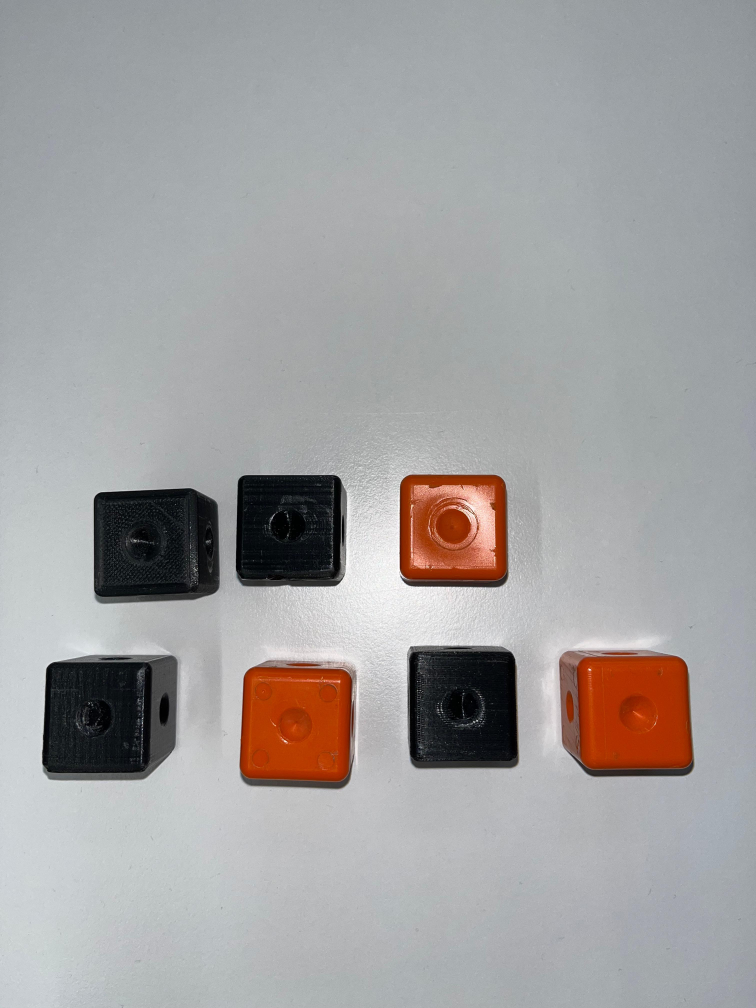
#> input picture AngleDetection/images/test1.jpg, 3024 x 4032 px, found by its file name (shown at 1/4 size)
$ python Contour2.py
#> lines starting #> are read from the running program, lines starting #| are printed output that depends on the picture; after the words box and inside, x2 and y2 are one past the last pixel; in counts of white or black regions, pixels touching at a corner belong together
import cv2
import numpy as np

# Read the image
image = cv2.imread(r'images\test1.jpg')
#> image is the input picture: shape (4032, 3024, 3); mean B, G, R 160.2, 160.3, 162.2
image = cv2.resize(image, (0, 0), fx=2, fy=2)  # Resize by 15% in both dimensions

# Convert the image to grayscale format
img_gray = cv2.cvtColor(image, cv2.COLOR_BGR2GRAY)
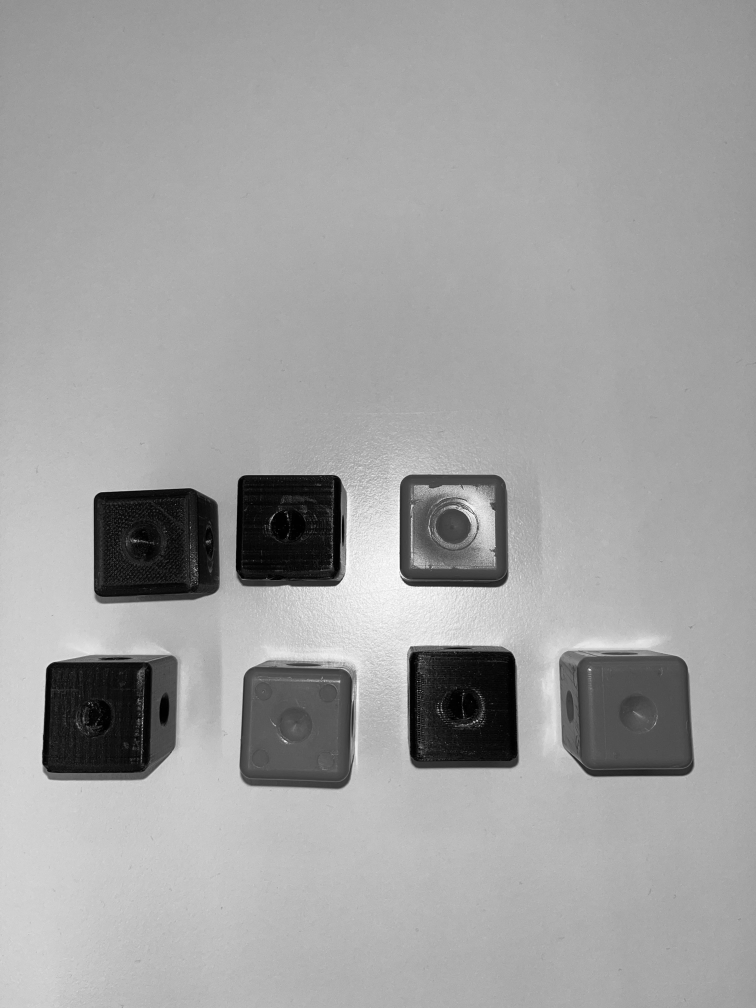
#> img_gray: shape (8064, 6048) (shown at 1/8 size); min 0, max 255, mean 160.8

# Apply binary thresholding
ret, thresh = cv2.threshold(img_gray, 120, 255, cv2.THRESH_BINARY)
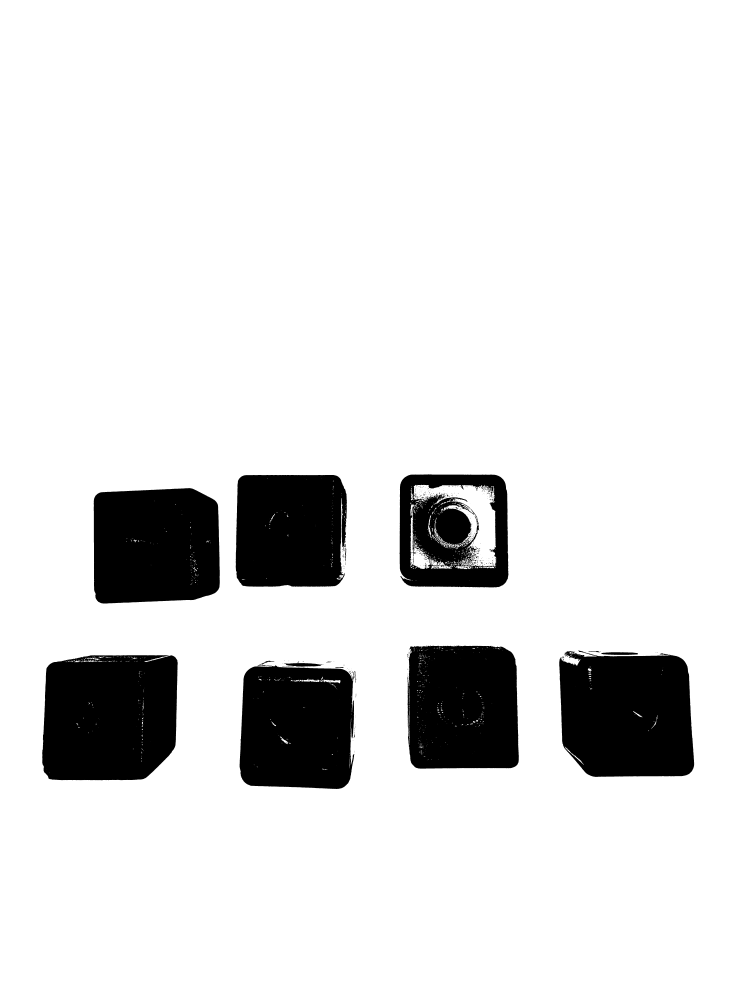
#> thresh: shape (8064, 6048) (shown at 1/8 size); 88.1% white; 611 black regions (468 under 20 px), largest, box (x1, y1, x2, y2) and area: (337, 5242, 1422, 6242) 998832, (4474, 5204, 5553, 6215) 962502, (750, 3905, 1758, 4828) 869306

# Invert the thresholded image to ensure objects are white on a black background
thresh = cv2.bitwise_not(thresh)
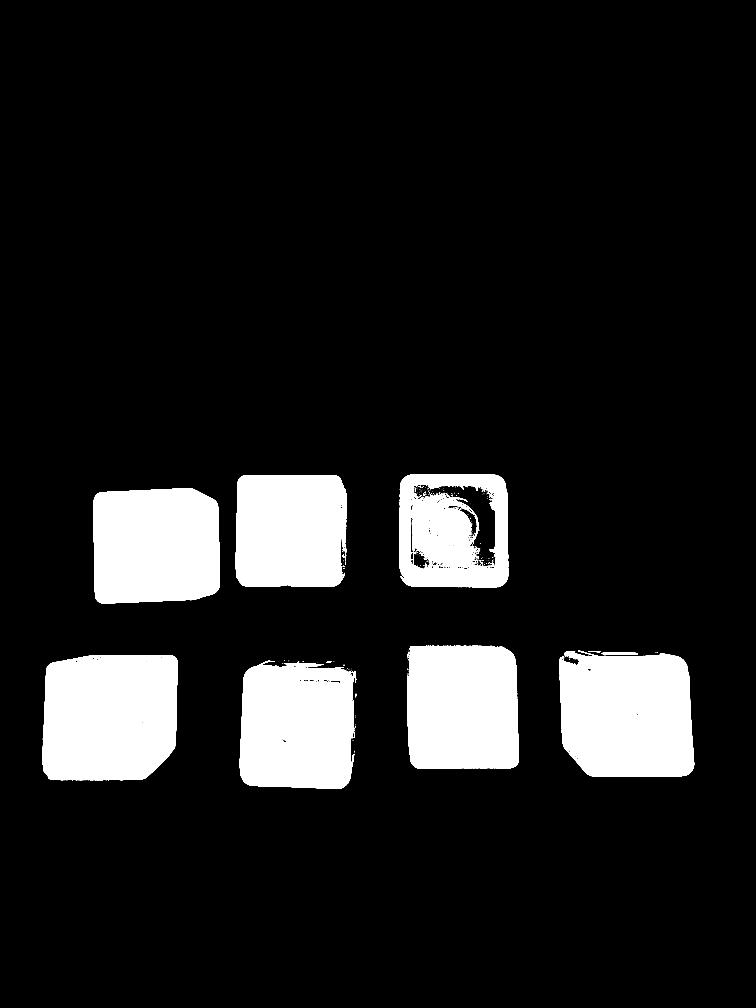
#> thresh: shape (8064, 6048) (shown at 1/8 size); 11.9% white; 611 white regions (468 under 20 px)

# Find contours
contours, hierarchy = cv2.findContours(thresh, cv2.RETR_EXTERNAL, cv2.CHAIN_APPROX_SIMPLE)
#> contours = 143 contours, 109 with area under 20; largest, box (x1, y1, x2, y2) and area: (337, 5242, 1422, 6242) 1002570, (4474, 5204, 5553, 6215) 964416, (750, 3905, 1758, 4828) 869588, (3259, 5165, 4151, 6149) 839406, (1917, 5323, 2834, 6312) 835466

# Create a new image to draw rectangles
rect_image = np.zeros_like(image)

# Draw rectangles around each contour
for contour in contours:
    # Get the minimum area bounding rectangle
    rect = cv2.minAreaRect(contour)
    box = cv2.boxPoints(rect)
    box = np.int0(box)
    # Draw the rectangle on the new image
    cv2.drawContours(rect_image, [box], 0, (255, 255, 255), -1)  # White rectangles
#> this loop made 143 passes
#> (rect, box) on passes 5, 6, 9, 14, 15, 17: (((2836.7, 5877.9), (44.03, 5.83), -82.87), [[2836, 5900], [2831, 5899], [2836, 5855], [2842, 5856]]), (((2838.5, 5846), (6, 1), -90), [[2839, 5849], [2838, 5849], [2838, 5843], [2839, 5843]]), (((2839.5, 5815), (14, 1), -90), [[2840, 5822], [2839, 5822], [2839, 5808], [2840, 5808]]), (((2846.3, 5578.6), (0.894, 3.13), -26.57), [[2846, 5580], [2845, 5577], [2846, 5577], [2847, 5579]]), (((2847.4, 5562), (26.07, 1.9), -87.27), [[2847, 5575], [2845, 5574], [2847, 5548], [2848, 5549]]), (((2842.4, 5442.5), (35.01, 4), -87.88), [[2843, 5460], [2839, 5459], [2841, 5424], [2845, 5425]])
#> (contour, rect, box) on passes 1 to 4: ([[2834, 6018], [2834, 6022]], ((2834, 6020), (4, 0), -90), [[2834, 6022], [2834, 6022], [2834, 6018], [2834, 6018]]), ([[2834, 6006], [2834, 6015]], ((2834, 6010.5), (9, 0), -90), [[2834, 6015], [2834, 6015], [2834, 6006], [2834, 6006]]), ([[2822, 5920], [2822, 5921], [2825, 5921], [2825, 5920]], ((2823.5, 5920.5), (1, 3), -90), [[2825, 5921], [2822, 5921], [2822, 5920], [2825, 5920]]), ([[2830, 5898], [2830, 5903], [2831, 5903], [2831, 5898]], ((2830.5, 5900.5), (5, 1), -90), [[2831, 5903], [2830, 5903], [2830, 5898], [2831, 5898]])

# Resize the image for visualization
resized_image = cv2.resize(rect_image, (0, 0), fx=0.15, fy=0.15)  # Resize by 15% in both dimensions
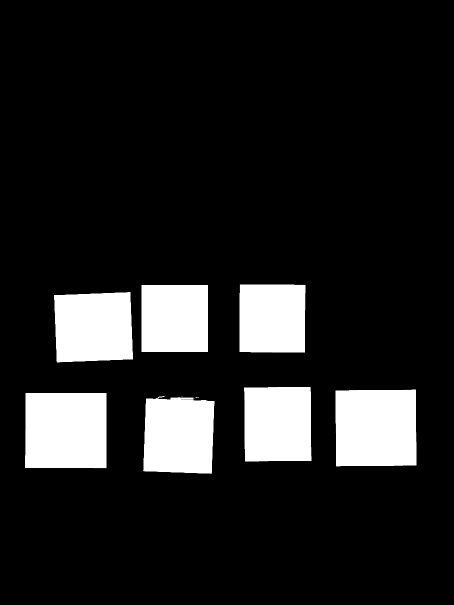
#> resized_image: shape (1210, 907, 3) (shown at 1/2 size); min 0, max 255, mean 33.6

# Display the result
cv2.imshow('Rectangles Image', resized_image)
cv2.waitKey(0)
cv2.destroyAllWindows()

$ run again, with AngleDetection/images/test2.jpg copied over AngleDetection/images/test1.jpg
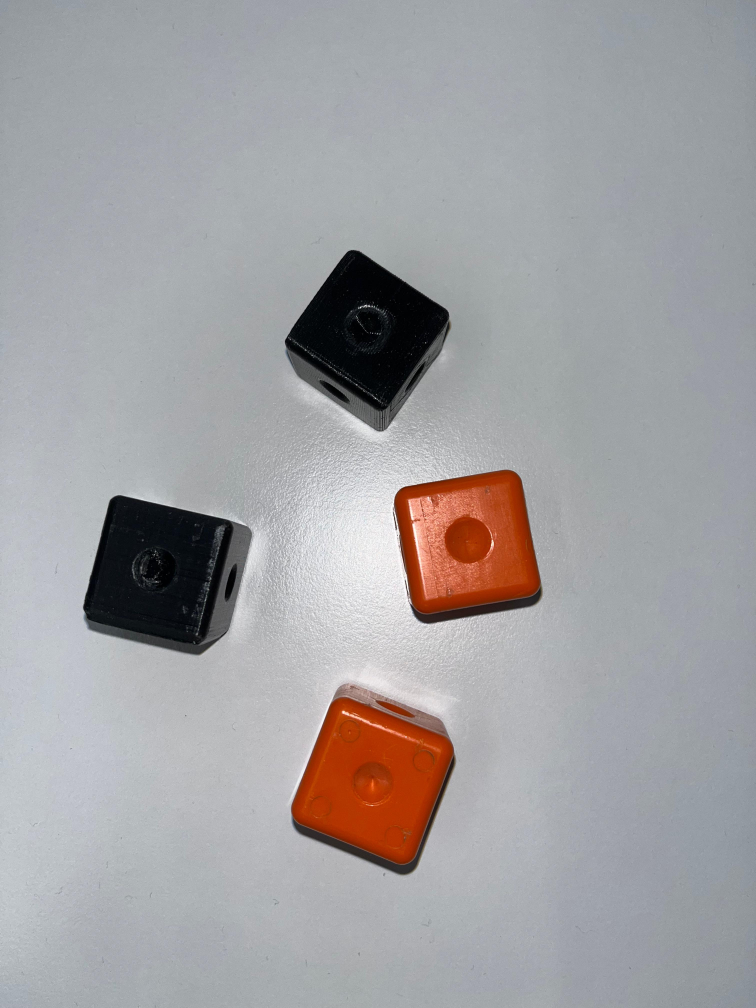
#> input picture AngleDetection/images/test2.jpg, 3024 x 4032 px, found by its file name (shown at 1/4 size)
#> image is the input picture: shape (4032, 3024, 3); mean B, G, R 162, 160.1, 161.8
#> `ret, thresh = cv2.threshold(img_gray, 120, 255, cv2.THRESH_BINARY)`:
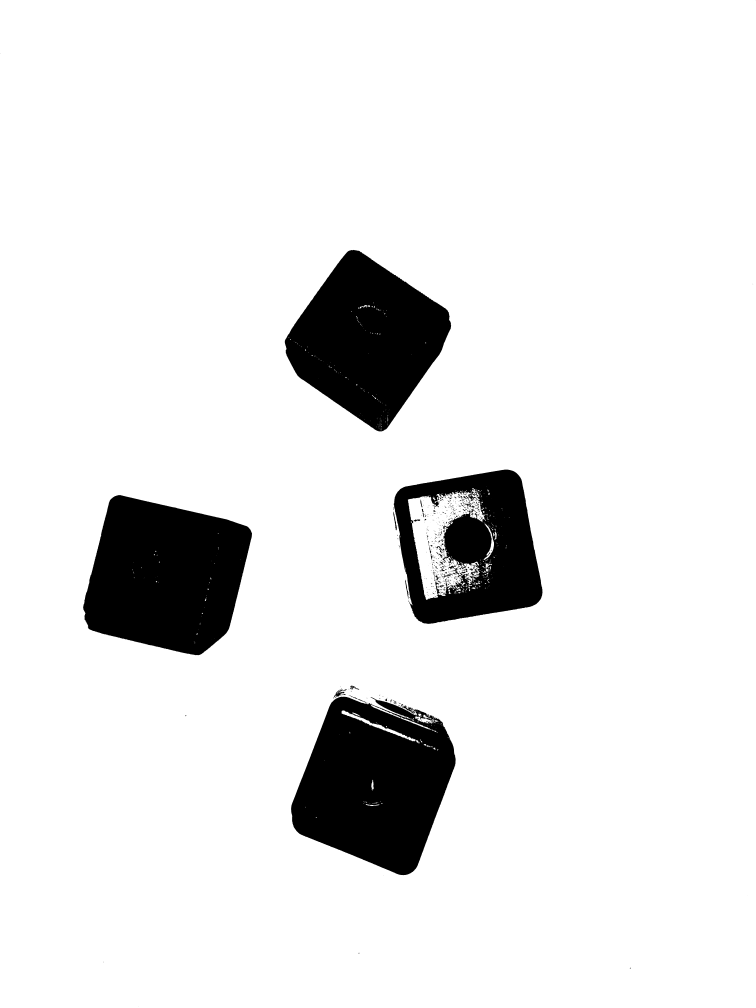
#> thresh: shape (8064, 6048) (shown at 1/8 size); 90.5% white; 812 black regions (554 under 20 px), largest, box (x1, y1, x2, y2) and area: (2329, 5574, 3645, 7001) 1288373, (665, 3961, 2016, 5241) 1273506, (2278, 1999, 3609, 3451) 1159737
#> `thresh = cv2.bitwise_not(thresh)`:
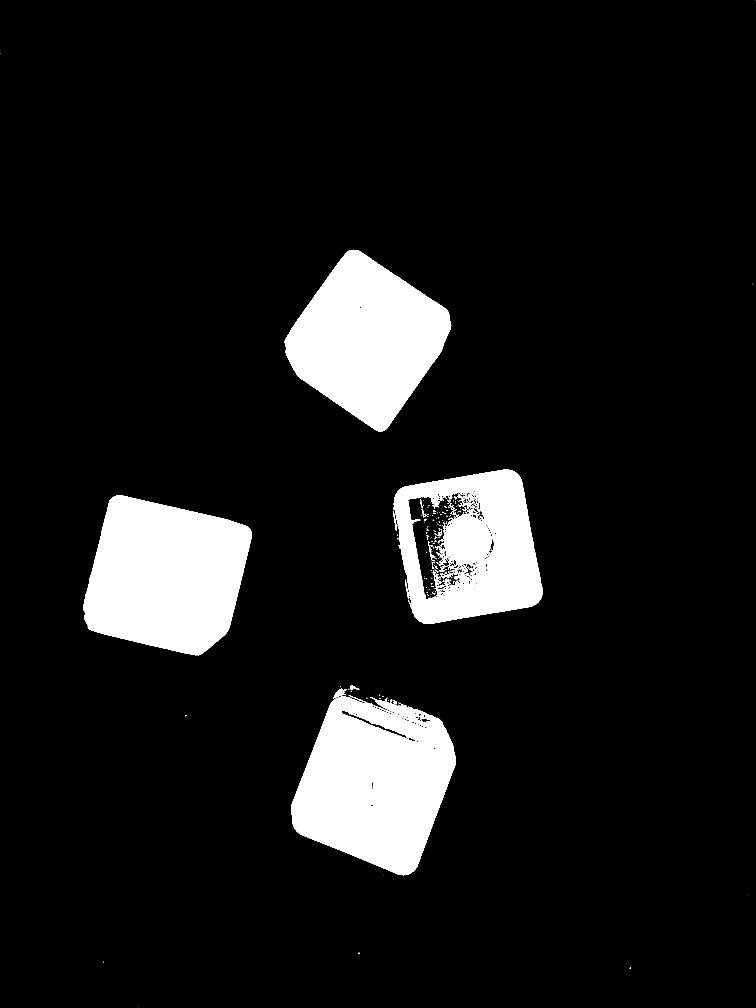
#> thresh: shape (8064, 6048) (shown at 1/8 size); 9.5% white; 812 white regions (554 under 20 px)
#> contours = 86 contours, 58 with area under 20; largest, box (x1, y1, x2, y2) and area: (2329, 5574, 3645, 7001) 1315186, (665, 3961, 2016, 5241) 1272516, (2278, 1999, 3609, 3451) 1161324, (3149, 3757, 4340, 4991) 1150248, (2672, 5514, 2775, 5576) 2036
#> the loop `for contour in contours:` made 86 passes
#> (rect, box) on passes 2, 5, 6, 8: (((5041.4, 7744.9), (7.76, 5.09), -75.96), [[5042, 7749], [5037, 7748], [5039, 7740], [5044, 7741]]), (((2871.5, 7626.5), (9, 3), -90), [[2873, 7631], [2870, 7631], [2870, 7622], [2873, 7622]]), (((5980, 7167), (0, 0), -90), [[5980, 7167], [5980, 7167], [5980, 7167], [5980, 7167]]), (((3497.5, 5743), (0, 1), -90), [[3498, 5743], [3497, 5743], [3497, 5743], [3498, 5743]])
